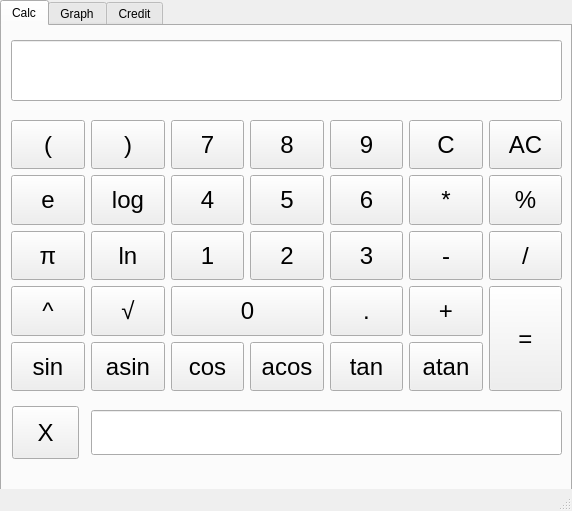
<?xml version="1.0" encoding="UTF-8"?>
<ui version="4.0">
 <class>MainWindow</class>
 <widget class="QMainWindow" name="MainWindow">
  <property name="geometry">
   <rect>
    <x>0</x>
    <y>0</y>
    <width>572</width>
    <height>511</height>
   </rect>
  </property>
  <property name="sizePolicy">
   <sizepolicy hsizetype="Fixed" vsizetype="Fixed">
    <horstretch>0</horstretch>
    <verstretch>0</verstretch>
   </sizepolicy>
  </property>
  <property name="minimumSize">
   <size>
    <width>572</width>
    <height>511</height>
   </size>
  </property>
  <property name="maximumSize">
   <size>
    <width>572</width>
    <height>511</height>
   </size>
  </property>
  <property name="windowTitle">
   <string>MainWindow</string>
  </property>
  <widget class="QWidget" name="centralwidget">
   <widget class="QTabWidget" name="tabWidget">
    <property name="enabled">
     <bool>true</bool>
    </property>
    <property name="geometry">
     <rect>
      <x>0</x>
      <y>0</y>
      <width>572</width>
      <height>500</height>
     </rect>
    </property>
    <property name="sizePolicy">
     <sizepolicy hsizetype="Fixed" vsizetype="Fixed">
      <horstretch>0</horstretch>
      <verstretch>0</verstretch>
     </sizepolicy>
    </property>
    <property name="currentIndex">
     <number>0</number>
    </property>
    <widget class="QWidget" name="Calc">
     <attribute name="title">
      <string>Calc</string>
     </attribute>
     <widget class="QPushButton" name="pushButton_X">
      <property name="geometry">
       <rect>
        <x>10</x>
        <y>380</y>
        <width>67</width>
        <height>53</height>
       </rect>
      </property>
      <property name="sizePolicy">
       <sizepolicy hsizetype="Fixed" vsizetype="Fixed">
        <horstretch>0</horstretch>
        <verstretch>0</verstretch>
       </sizepolicy>
      </property>
      <property name="minimumSize">
       <size>
        <width>67</width>
        <height>53</height>
       </size>
      </property>
      <property name="maximumSize">
       <size>
        <width>67</width>
        <height>53</height>
       </size>
      </property>
      <property name="font">
       <font>
        <pointsize>18</pointsize>
       </font>
      </property>
      <property name="text">
       <string>X</string>
      </property>
     </widget>
     <widget class="QWidget" name="layoutWidget">
      <property name="geometry">
       <rect>
        <x>9</x>
        <y>94</y>
        <width>551</width>
        <height>271</height>
       </rect>
      </property>
      <property name="sizePolicy">
       <sizepolicy hsizetype="Preferred" vsizetype="Preferred">
        <horstretch>0</horstretch>
        <verstretch>0</verstretch>
       </sizepolicy>
      </property>
      <layout class="QGridLayout" name="gridLayout_2" rowstretch="0,0,0,0,0">
       <property name="sizeConstraint">
        <enum>QLayout::SetDefaultConstraint</enum>
       </property>
       <property name="leftMargin">
        <number>0</number>
       </property>
       <property name="topMargin">
        <number>0</number>
       </property>
       <item row="0" column="3">
        <widget class="QPushButton" name="pushButton_8">
         <property name="sizePolicy">
          <sizepolicy hsizetype="Preferred" vsizetype="Preferred">
           <horstretch>0</horstretch>
           <verstretch>0</verstretch>
          </sizepolicy>
         </property>
         <property name="font">
          <font>
           <pointsize>18</pointsize>
          </font>
         </property>
         <property name="text">
          <string>8</string>
         </property>
        </widget>
       </item>
       <item row="2" column="3">
        <widget class="QPushButton" name="pushButton_2">
         <property name="sizePolicy">
          <sizepolicy hsizetype="Preferred" vsizetype="Preferred">
           <horstretch>0</horstretch>
           <verstretch>0</verstretch>
          </sizepolicy>
         </property>
         <property name="font">
          <font>
           <pointsize>18</pointsize>
          </font>
         </property>
         <property name="text">
          <string>2</string>
         </property>
        </widget>
       </item>
       <item row="0" column="4">
        <widget class="QPushButton" name="pushButton_9">
         <property name="sizePolicy">
          <sizepolicy hsizetype="Preferred" vsizetype="Preferred">
           <horstretch>0</horstretch>
           <verstretch>0</verstretch>
          </sizepolicy>
         </property>
         <property name="font">
          <font>
           <pointsize>18</pointsize>
          </font>
         </property>
         <property name="text">
          <string>9</string>
         </property>
        </widget>
       </item>
       <item row="0" column="6">
        <widget class="QPushButton" name="pushButton_AC">
         <property name="sizePolicy">
          <sizepolicy hsizetype="Preferred" vsizetype="Preferred">
           <horstretch>0</horstretch>
           <verstretch>0</verstretch>
          </sizepolicy>
         </property>
         <property name="font">
          <font>
           <pointsize>18</pointsize>
          </font>
         </property>
         <property name="text">
          <string>AC</string>
         </property>
        </widget>
       </item>
       <item row="0" column="5">
        <widget class="QPushButton" name="pushButton_C">
         <property name="sizePolicy">
          <sizepolicy hsizetype="Preferred" vsizetype="Preferred">
           <horstretch>0</horstretch>
           <verstretch>0</verstretch>
          </sizepolicy>
         </property>
         <property name="font">
          <font>
           <pointsize>18</pointsize>
          </font>
         </property>
         <property name="text">
          <string>C</string>
         </property>
        </widget>
       </item>
       <item row="0" column="2">
        <widget class="QPushButton" name="pushButton_7">
         <property name="sizePolicy">
          <sizepolicy hsizetype="Preferred" vsizetype="Preferred">
           <horstretch>0</horstretch>
           <verstretch>0</verstretch>
          </sizepolicy>
         </property>
         <property name="font">
          <font>
           <pointsize>18</pointsize>
          </font>
         </property>
         <property name="text">
          <string>7</string>
         </property>
        </widget>
       </item>
       <item row="4" column="5">
        <widget class="QPushButton" name="pushButton_atan">
         <property name="sizePolicy">
          <sizepolicy hsizetype="Preferred" vsizetype="Preferred">
           <horstretch>0</horstretch>
           <verstretch>0</verstretch>
          </sizepolicy>
         </property>
         <property name="font">
          <font>
           <pointsize>18</pointsize>
          </font>
         </property>
         <property name="text">
          <string>atan</string>
         </property>
        </widget>
       </item>
       <item row="2" column="2">
        <widget class="QPushButton" name="pushButton_1">
         <property name="sizePolicy">
          <sizepolicy hsizetype="Preferred" vsizetype="Preferred">
           <horstretch>0</horstretch>
           <verstretch>0</verstretch>
          </sizepolicy>
         </property>
         <property name="font">
          <font>
           <pointsize>18</pointsize>
          </font>
         </property>
         <property name="text">
          <string>1</string>
         </property>
        </widget>
       </item>
       <item row="2" column="5">
        <widget class="QPushButton" name="pushButton_minus">
         <property name="sizePolicy">
          <sizepolicy hsizetype="Preferred" vsizetype="Preferred">
           <horstretch>0</horstretch>
           <verstretch>0</verstretch>
          </sizepolicy>
         </property>
         <property name="font">
          <font>
           <pointsize>18</pointsize>
          </font>
         </property>
         <property name="text">
          <string>-</string>
         </property>
        </widget>
       </item>
       <item row="3" column="6" rowspan="2">
        <widget class="QPushButton" name="pushButton_equal">
         <property name="sizePolicy">
          <sizepolicy hsizetype="Preferred" vsizetype="Preferred">
           <horstretch>0</horstretch>
           <verstretch>0</verstretch>
          </sizepolicy>
         </property>
         <property name="font">
          <font>
           <pointsize>18</pointsize>
          </font>
         </property>
         <property name="text">
          <string>=</string>
         </property>
        </widget>
       </item>
       <item row="1" column="6">
        <widget class="QPushButton" name="pushButton_mod">
         <property name="sizePolicy">
          <sizepolicy hsizetype="Preferred" vsizetype="Preferred">
           <horstretch>0</horstretch>
           <verstretch>0</verstretch>
          </sizepolicy>
         </property>
         <property name="font">
          <font>
           <pointsize>18</pointsize>
          </font>
         </property>
         <property name="text">
          <string>%</string>
         </property>
        </widget>
       </item>
       <item row="0" column="0">
        <widget class="QPushButton" name="pushButton_math_bracket_left">
         <property name="sizePolicy">
          <sizepolicy hsizetype="Preferred" vsizetype="Preferred">
           <horstretch>0</horstretch>
           <verstretch>0</verstretch>
          </sizepolicy>
         </property>
         <property name="font">
          <font>
           <pointsize>18</pointsize>
          </font>
         </property>
         <property name="text">
          <string>(</string>
         </property>
        </widget>
       </item>
       <item row="2" column="6">
        <widget class="QPushButton" name="pushButton_div">
         <property name="sizePolicy">
          <sizepolicy hsizetype="Preferred" vsizetype="Preferred">
           <horstretch>0</horstretch>
           <verstretch>0</verstretch>
          </sizepolicy>
         </property>
         <property name="font">
          <font>
           <pointsize>18</pointsize>
          </font>
         </property>
         <property name="text">
          <string>/</string>
         </property>
        </widget>
       </item>
       <item row="4" column="2">
        <widget class="QPushButton" name="pushButton_cos">
         <property name="enabled">
          <bool>true</bool>
         </property>
         <property name="sizePolicy">
          <sizepolicy hsizetype="Preferred" vsizetype="Preferred">
           <horstretch>0</horstretch>
           <verstretch>0</verstretch>
          </sizepolicy>
         </property>
         <property name="minimumSize">
          <size>
           <width>0</width>
           <height>0</height>
          </size>
         </property>
         <property name="font">
          <font>
           <pointsize>18</pointsize>
          </font>
         </property>
         <property name="text">
          <string>cos</string>
         </property>
        </widget>
       </item>
       <item row="4" column="3">
        <widget class="QPushButton" name="pushButton_acos">
         <property name="sizePolicy">
          <sizepolicy hsizetype="Preferred" vsizetype="Preferred">
           <horstretch>0</horstretch>
           <verstretch>0</verstretch>
          </sizepolicy>
         </property>
         <property name="font">
          <font>
           <pointsize>18</pointsize>
          </font>
         </property>
         <property name="text">
          <string>acos</string>
         </property>
        </widget>
       </item>
       <item row="4" column="0">
        <widget class="QPushButton" name="pushButton_sin">
         <property name="sizePolicy">
          <sizepolicy hsizetype="Preferred" vsizetype="Preferred">
           <horstretch>0</horstretch>
           <verstretch>0</verstretch>
          </sizepolicy>
         </property>
         <property name="font">
          <font>
           <pointsize>18</pointsize>
          </font>
         </property>
         <property name="text">
          <string>sin</string>
         </property>
        </widget>
       </item>
       <item row="3" column="0">
        <widget class="QPushButton" name="pushButton_pow">
         <property name="sizePolicy">
          <sizepolicy hsizetype="Preferred" vsizetype="Preferred">
           <horstretch>0</horstretch>
           <verstretch>0</verstretch>
          </sizepolicy>
         </property>
         <property name="font">
          <font>
           <pointsize>18</pointsize>
          </font>
         </property>
         <property name="text">
          <string>^</string>
         </property>
        </widget>
       </item>
       <item row="0" column="1">
        <widget class="QPushButton" name="pushButton_math_bracket_right">
         <property name="sizePolicy">
          <sizepolicy hsizetype="Preferred" vsizetype="Preferred">
           <horstretch>0</horstretch>
           <verstretch>0</verstretch>
          </sizepolicy>
         </property>
         <property name="font">
          <font>
           <pointsize>18</pointsize>
          </font>
         </property>
         <property name="text">
          <string>)</string>
         </property>
        </widget>
       </item>
       <item row="3" column="5">
        <widget class="QPushButton" name="pushButton_plus">
         <property name="sizePolicy">
          <sizepolicy hsizetype="Preferred" vsizetype="Preferred">
           <horstretch>0</horstretch>
           <verstretch>0</verstretch>
          </sizepolicy>
         </property>
         <property name="font">
          <font>
           <pointsize>18</pointsize>
          </font>
         </property>
         <property name="text">
          <string>+</string>
         </property>
        </widget>
       </item>
       <item row="3" column="2" colspan="2">
        <widget class="QPushButton" name="pushButton_0">
         <property name="sizePolicy">
          <sizepolicy hsizetype="Preferred" vsizetype="Preferred">
           <horstretch>0</horstretch>
           <verstretch>0</verstretch>
          </sizepolicy>
         </property>
         <property name="font">
          <font>
           <pointsize>18</pointsize>
          </font>
         </property>
         <property name="text">
          <string>0</string>
         </property>
        </widget>
       </item>
       <item row="1" column="5">
        <widget class="QPushButton" name="pushButton_mult">
         <property name="sizePolicy">
          <sizepolicy hsizetype="Preferred" vsizetype="Preferred">
           <horstretch>0</horstretch>
           <verstretch>0</verstretch>
          </sizepolicy>
         </property>
         <property name="font">
          <font>
           <pointsize>18</pointsize>
          </font>
         </property>
         <property name="text">
          <string>*</string>
         </property>
        </widget>
       </item>
       <item row="4" column="4">
        <widget class="QPushButton" name="pushButton_tan">
         <property name="sizePolicy">
          <sizepolicy hsizetype="Preferred" vsizetype="Preferred">
           <horstretch>0</horstretch>
           <verstretch>0</verstretch>
          </sizepolicy>
         </property>
         <property name="font">
          <font>
           <pointsize>18</pointsize>
          </font>
         </property>
         <property name="text">
          <string>tan</string>
         </property>
        </widget>
       </item>
       <item row="2" column="4">
        <widget class="QPushButton" name="pushButton_3">
         <property name="sizePolicy">
          <sizepolicy hsizetype="Preferred" vsizetype="Preferred">
           <horstretch>0</horstretch>
           <verstretch>0</verstretch>
          </sizepolicy>
         </property>
         <property name="font">
          <font>
           <pointsize>18</pointsize>
          </font>
         </property>
         <property name="text">
          <string>3</string>
         </property>
        </widget>
       </item>
       <item row="1" column="4">
        <widget class="QPushButton" name="pushButton_6">
         <property name="sizePolicy">
          <sizepolicy hsizetype="Preferred" vsizetype="Preferred">
           <horstretch>0</horstretch>
           <verstretch>0</verstretch>
          </sizepolicy>
         </property>
         <property name="font">
          <font>
           <pointsize>18</pointsize>
          </font>
         </property>
         <property name="text">
          <string>6</string>
         </property>
        </widget>
       </item>
       <item row="1" column="2">
        <widget class="QPushButton" name="pushButton_4">
         <property name="sizePolicy">
          <sizepolicy hsizetype="Preferred" vsizetype="Preferred">
           <horstretch>0</horstretch>
           <verstretch>0</verstretch>
          </sizepolicy>
         </property>
         <property name="font">
          <font>
           <pointsize>18</pointsize>
          </font>
         </property>
         <property name="text">
          <string>4</string>
         </property>
        </widget>
       </item>
       <item row="4" column="1">
        <widget class="QPushButton" name="pushButton_asin">
         <property name="sizePolicy">
          <sizepolicy hsizetype="Preferred" vsizetype="Preferred">
           <horstretch>0</horstretch>
           <verstretch>0</verstretch>
          </sizepolicy>
         </property>
         <property name="font">
          <font>
           <pointsize>18</pointsize>
          </font>
         </property>
         <property name="text">
          <string>asin</string>
         </property>
        </widget>
       </item>
       <item row="1" column="1">
        <widget class="QPushButton" name="pushButton_log">
         <property name="sizePolicy">
          <sizepolicy hsizetype="Preferred" vsizetype="Preferred">
           <horstretch>0</horstretch>
           <verstretch>0</verstretch>
          </sizepolicy>
         </property>
         <property name="font">
          <font>
           <pointsize>18</pointsize>
          </font>
         </property>
         <property name="text">
          <string>log</string>
         </property>
        </widget>
       </item>
       <item row="3" column="4">
        <widget class="QPushButton" name="pushButton_dot">
         <property name="sizePolicy">
          <sizepolicy hsizetype="Preferred" vsizetype="Preferred">
           <horstretch>0</horstretch>
           <verstretch>0</verstretch>
          </sizepolicy>
         </property>
         <property name="font">
          <font>
           <pointsize>18</pointsize>
          </font>
         </property>
         <property name="text">
          <string>.</string>
         </property>
        </widget>
       </item>
       <item row="1" column="0">
        <widget class="QPushButton" name="pushButton_exp">
         <property name="sizePolicy">
          <sizepolicy hsizetype="Preferred" vsizetype="Preferred">
           <horstretch>0</horstretch>
           <verstretch>0</verstretch>
          </sizepolicy>
         </property>
         <property name="font">
          <font>
           <pointsize>18</pointsize>
          </font>
         </property>
         <property name="text">
          <string>e</string>
         </property>
        </widget>
       </item>
       <item row="2" column="1">
        <widget class="QPushButton" name="pushButton_ln">
         <property name="sizePolicy">
          <sizepolicy hsizetype="Preferred" vsizetype="Preferred">
           <horstretch>0</horstretch>
           <verstretch>0</verstretch>
          </sizepolicy>
         </property>
         <property name="font">
          <font>
           <pointsize>18</pointsize>
          </font>
         </property>
         <property name="text">
          <string>ln</string>
         </property>
        </widget>
       </item>
       <item row="2" column="0">
        <widget class="QPushButton" name="pushButton_pi">
         <property name="sizePolicy">
          <sizepolicy hsizetype="Preferred" vsizetype="Preferred">
           <horstretch>0</horstretch>
           <verstretch>0</verstretch>
          </sizepolicy>
         </property>
         <property name="font">
          <font>
           <pointsize>18</pointsize>
          </font>
         </property>
         <property name="text">
          <string>π</string>
         </property>
        </widget>
       </item>
       <item row="1" column="3">
        <widget class="QPushButton" name="pushButton_5">
         <property name="sizePolicy">
          <sizepolicy hsizetype="Preferred" vsizetype="Preferred">
           <horstretch>0</horstretch>
           <verstretch>0</verstretch>
          </sizepolicy>
         </property>
         <property name="font">
          <font>
           <pointsize>18</pointsize>
          </font>
         </property>
         <property name="text">
          <string>5</string>
         </property>
        </widget>
       </item>
       <item row="3" column="1">
        <widget class="QPushButton" name="pushButton_sqrt">
         <property name="sizePolicy">
          <sizepolicy hsizetype="Preferred" vsizetype="Preferred">
           <horstretch>0</horstretch>
           <verstretch>0</verstretch>
          </sizepolicy>
         </property>
         <property name="font">
          <font>
           <pointsize>18</pointsize>
          </font>
         </property>
         <property name="text">
          <string>√</string>
         </property>
        </widget>
       </item>
      </layout>
     </widget>
     <widget class="QLineEdit" name="x_value">
      <property name="geometry">
       <rect>
        <x>89</x>
        <y>384</y>
        <width>471</width>
        <height>45</height>
       </rect>
      </property>
      <property name="sizePolicy">
       <sizepolicy hsizetype="Preferred" vsizetype="Preferred">
        <horstretch>0</horstretch>
        <verstretch>0</verstretch>
       </sizepolicy>
      </property>
      <property name="minimumSize">
       <size>
        <width>0</width>
        <height>0</height>
       </size>
      </property>
      <property name="maximumSize">
       <size>
        <width>16777215</width>
        <height>50</height>
       </size>
      </property>
      <property name="font">
       <font>
        <pointsize>14</pointsize>
       </font>
      </property>
      <property name="maxLength">
       <number>255</number>
      </property>
     </widget>
     <widget class="QLineEdit" name="resultPanel">
      <property name="geometry">
       <rect>
        <x>9</x>
        <y>14</y>
        <width>551</width>
        <height>61</height>
       </rect>
      </property>
      <property name="sizePolicy">
       <sizepolicy hsizetype="Preferred" vsizetype="Preferred">
        <horstretch>0</horstretch>
        <verstretch>0</verstretch>
       </sizepolicy>
      </property>
      <property name="layoutDirection">
       <enum>Qt::LeftToRight</enum>
      </property>
      <property name="maxLength">
       <number>255</number>
      </property>
      <property name="cursorPosition">
       <number>0</number>
      </property>
      <property name="alignment">
       <set>Qt::AlignRight|Qt::AlignTrailing|Qt::AlignVCenter</set>
      </property>
     </widget>
    </widget>
    <widget class="QWidget" name="Graph">
     <attribute name="title">
      <string>Graph</string>
     </attribute>
     <widget class="QLabel" name="label">
      <property name="geometry">
       <rect>
        <x>130</x>
        <y>10</y>
        <width>21</width>
        <height>16</height>
       </rect>
      </property>
      <property name="text">
       <string>X</string>
      </property>
     </widget>
     <widget class="QLabel" name="label_9">
      <property name="geometry">
       <rect>
        <x>251</x>
        <y>31</y>
        <width>29</width>
        <height>26</height>
       </rect>
      </property>
      <property name="text">
       <string>From</string>
      </property>
     </widget>
     <widget class="QWidget" name="layoutWidget_3">
      <property name="geometry">
       <rect>
        <x>290</x>
        <y>33</y>
        <width>121</width>
        <height>61</height>
       </rect>
      </property>
      <layout class="QVBoxLayout" name="verticalLayout_4">
       <item>
        <widget class="QSpinBox" name="From_Y">
         <property name="minimum">
          <number>-1000000</number>
         </property>
         <property name="maximum">
          <number>1000000</number>
         </property>
        </widget>
       </item>
       <item>
        <widget class="QSpinBox" name="To_Y">
         <property name="minimum">
          <number>-1000000</number>
         </property>
         <property name="maximum">
          <number>1000000</number>
         </property>
        </widget>
       </item>
      </layout>
     </widget>
     <widget class="QLabel" name="label_10">
      <property name="geometry">
       <rect>
        <x>250</x>
        <y>70</y>
        <width>16</width>
        <height>16</height>
       </rect>
      </property>
      <property name="text">
       <string>To</string>
      </property>
     </widget>
     <widget class="QLabel" name="label_3">
      <property name="geometry">
       <rect>
        <x>340</x>
        <y>10</y>
        <width>21</width>
        <height>16</height>
       </rect>
      </property>
      <property name="text">
       <string>Y</string>
      </property>
     </widget>
     <widget class="QWidget" name="layoutWidget">
      <property name="geometry">
       <rect>
        <x>80</x>
        <y>33</y>
        <width>121</width>
        <height>61</height>
       </rect>
      </property>
      <layout class="QVBoxLayout" name="verticalLayout">
       <item>
        <widget class="QSpinBox" name="From_x">
         <property name="minimum">
          <number>-1000000</number>
         </property>
         <property name="maximum">
          <number>1000000</number>
         </property>
        </widget>
       </item>
       <item>
        <widget class="QSpinBox" name="To_x">
         <property name="minimum">
          <number>-1000000</number>
         </property>
         <property name="maximum">
          <number>1000000</number>
         </property>
        </widget>
       </item>
      </layout>
     </widget>
     <widget class="QLabel" name="label_8">
      <property name="geometry">
       <rect>
        <x>40</x>
        <y>70</y>
        <width>16</width>
        <height>16</height>
       </rect>
      </property>
      <property name="text">
       <string>To</string>
      </property>
     </widget>
     <widget class="QLabel" name="label_7">
      <property name="geometry">
       <rect>
        <x>41</x>
        <y>31</y>
        <width>29</width>
        <height>26</height>
       </rect>
      </property>
      <property name="text">
       <string>From</string>
      </property>
     </widget>
     <widget class="QCustomPlot" name="graph_place" native="true">
      <property name="geometry">
       <rect>
        <x>20</x>
        <y>130</y>
        <width>531</width>
        <height>281</height>
       </rect>
      </property>
     </widget>
     <widget class="QPushButton" name="Create_graph">
      <property name="geometry">
       <rect>
        <x>440</x>
        <y>50</y>
        <width>100</width>
        <height>32</height>
       </rect>
      </property>
      <property name="text">
       <string>Create graph</string>
      </property>
     </widget>
    </widget>
    <widget class="QWidget" name="Credit">
     <attribute name="title">
      <string>Credit</string>
     </attribute>
     <widget class="QPushButton" name="pushButton_annuity">
      <property name="geometry">
       <rect>
        <x>340</x>
        <y>50</y>
        <width>110</width>
        <height>32</height>
       </rect>
      </property>
      <property name="text">
       <string>annuity</string>
      </property>
     </widget>
     <widget class="QPushButton" name="pushButton_differentiated">
      <property name="enabled">
       <bool>true</bool>
      </property>
      <property name="geometry">
       <rect>
        <x>450</x>
        <y>50</y>
        <width>110</width>
        <height>32</height>
       </rect>
      </property>
      <property name="text">
       <string>differentiated</string>
      </property>
     </widget>
     <widget class="QLineEdit" name="lineEdit_2">
      <property name="geometry">
       <rect>
        <x>50</x>
        <y>210</y>
        <width>113</width>
        <height>21</height>
       </rect>
      </property>
      <property name="readOnly">
       <bool>true</bool>
      </property>
     </widget>
     <widget class="QLineEdit" name="lineEdit_3">
      <property name="geometry">
       <rect>
        <x>50</x>
        <y>280</y>
        <width>113</width>
        <height>21</height>
       </rect>
      </property>
      <property name="readOnly">
       <bool>true</bool>
      </property>
     </widget>
     <widget class="QWidget" name="layoutWidget">
      <property name="geometry">
       <rect>
        <x>11</x>
        <y>54</y>
        <width>321</width>
        <height>23</height>
       </rect>
      </property>
      <layout class="QHBoxLayout" name="horizontalLayout">
       <item>
        <widget class="QLineEdit" name="money"/>
       </item>
       <item>
        <widget class="QDoubleSpinBox" name="percent">
         <property name="maximum">
          <double>100.000000000000000</double>
         </property>
         <property name="singleStep">
          <double>0.100000000000000</double>
         </property>
        </widget>
       </item>
      </layout>
     </widget>
     <widget class="QLabel" name="label_2">
      <property name="geometry">
       <rect>
        <x>280</x>
        <y>20</y>
        <width>31</width>
        <height>16</height>
       </rect>
      </property>
      <property name="text">
       <string>ante</string>
      </property>
     </widget>
     <widget class="QLabel" name="label_4">
      <property name="geometry">
       <rect>
        <x>410</x>
        <y>20</y>
        <width>81</width>
        <height>16</height>
       </rect>
      </property>
      <property name="text">
       <string>type of credit</string>
      </property>
     </widget>
     <widget class="QLabel" name="label_5">
      <property name="geometry">
       <rect>
        <x>100</x>
        <y>20</y>
        <width>101</width>
        <height>16</height>
       </rect>
      </property>
      <property name="text">
       <string>amount of credit</string>
      </property>
     </widget>
     <widget class="QLabel" name="label_6">
      <property name="geometry">
       <rect>
        <x>70</x>
        <y>190</y>
        <width>81</width>
        <height>16</height>
       </rect>
      </property>
      <property name="text">
       <string>overpayment</string>
      </property>
     </widget>
     <widget class="QLabel" name="label_11">
      <property name="geometry">
       <rect>
        <x>90</x>
        <y>260</y>
        <width>41</width>
        <height>16</height>
       </rect>
      </property>
      <property name="text">
       <string>total</string>
      </property>
     </widget>
     <widget class="QLabel" name="label_12">
      <property name="geometry">
       <rect>
        <x>330</x>
        <y>110</y>
        <width>111</width>
        <height>16</height>
       </rect>
      </property>
      <property name="text">
       <string>monthly payment</string>
      </property>
     </widget>
     <widget class="QLineEdit" name="year">
      <property name="geometry">
       <rect>
        <x>30</x>
        <y>120</y>
        <width>161</width>
        <height>21</height>
       </rect>
      </property>
     </widget>
     <widget class="QLabel" name="label_13">
      <property name="geometry">
       <rect>
        <x>50</x>
        <y>100</y>
        <width>131</width>
        <height>16</height>
       </rect>
      </property>
      <property name="text">
       <string>period of credit(year)</string>
      </property>
     </widget>
     <widget class="QListWidget" name="listWidget">
      <property name="geometry">
       <rect>
        <x>220</x>
        <y>140</y>
        <width>321</width>
        <height>271</height>
       </rect>
      </property>
     </widget>
    </widget>
   </widget>
  </widget>
  <widget class="QMenuBar" name="menubar">
   <property name="geometry">
    <rect>
     <x>0</x>
     <y>0</y>
     <width>572</width>
     <height>24</height>
    </rect>
   </property>
  </widget>
  <widget class="QStatusBar" name="statusbar"/>
 </widget>
 <customwidgets>
  <customwidget>
   <class>QCustomPlot</class>
   <extends>QWidget</extends>
   <header>qcustomplot.h</header>
   <container>1</container>
  </customwidget>
 </customwidgets>
 <resources/>
 <connections/>
</ui>
